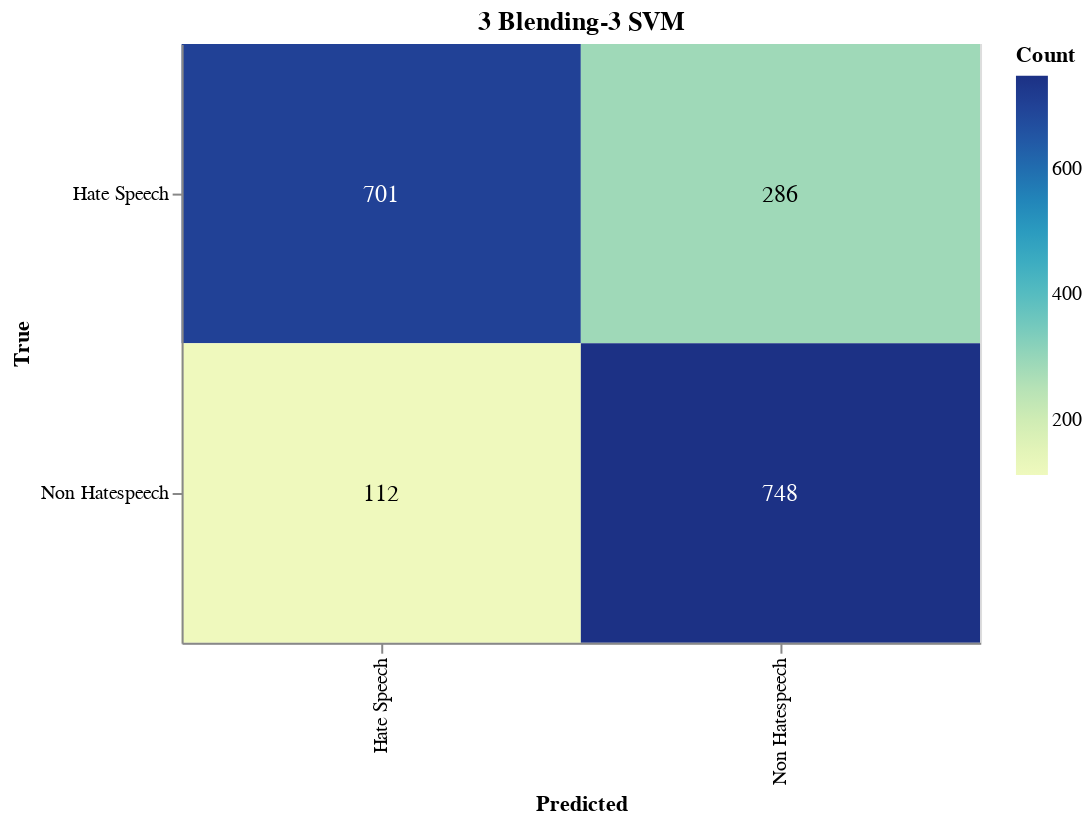

The code cell stored with this chart in its notebook:
### Markdown cell above
#### Save Confusion Matrix

### Code cell
import altair as alt
import pandas as pd
from sklearn.metrics import confusion_matrix

# Calculate the confusion matrix
cm = confusion_matrix(true_labels, adjusted_predictions)

# Define class names
class_names = ['Hate Speech', 'Non Hatespeech']

# Convert confusion matrix to DataFrame
cm_df = pd.DataFrame(cm, index=class_names, columns=class_names).reset_index().melt(id_vars='index')
cm_df.columns = ['True', 'Predicted', 'Count']

# Ensure the order of categories
cm_df['True'] = pd.Categorical(cm_df['True'], categories=class_names, ordered=True)
cm_df['Predicted'] = pd.Categorical(cm_df['Predicted'], categories=class_names, ordered=True)

# Create the Altair plot
heatmap = alt.Chart(cm_df).mark_rect().encode(
    x=alt.X('Predicted:O', sort=class_names),
    y=alt.Y('True:O', sort=class_names),
    color='Count:Q',
    tooltip=['True', 'Predicted', 'Count']
).properties(
    width=400,
    height=300,
    title='3 Blending-3 SVM'
)

# Add text labels
text = heatmap.mark_text(
    align='center',
    baseline='middle',
    fontSize=12
).encode(
    text='Count:Q',
    color=alt.condition(
        alt.datum.Count > cm.max() / 2,
        alt.value('white'),
        alt.value('black')
    )
)

# Combine heatmap and text
final_chart = heatmap + text

# Display the plot
final_chart.show()

### Figure 1 — Vega-Lite specification as saved in the notebook (floating-point values rounded to 4 significant figures)
{"config": {"view": {"continuousWidth": 300, "continuousHeight": 300}}, "layer": [{"mark": {"type": "rect"}, "encoding": {"color": {"field": "Count", "type": "quantitative"}, "tooltip": [{"field": "True", "type": "ordinal"}, {"field": "Predicted", "type": "ordinal"}, {"field": "Count", "type": "quantitative"}], "x": {"field": "Predicted", "sort": ["Hate Speech", "Non Hatespeech"], "type": "ordinal"}, "y": {"field": "True", "sort": ["Hate Speech", "Non Hatespeech"], "type": "ordinal"}}, "title": "3 Blending-3 SVM"}, {"mark": {"type": "text", "align": "center", "baseline": "middle", "fontSize": 12}, "encoding": {"color": {"condition": {"test": "(datum.Count > 374.0)", "value": "white"}, "value": "black"}, "text": {"field": "Count", "type": "quantitative"}, "tooltip": [{"field": "True", "type": "ordinal"}, {"field": "Predicted", "type": "ordinal"}, {"field": "Count", "type": "quantitative"}], "x": {"field": "Predicted", "sort": ["Hate Speech", "Non Hatespeech"], "type": "ordinal"}, "y": {"field": "True", "sort": ["Hate Speech", "Non Hatespeech"], "type": "ordinal"}}, "title": "3 Blending-3 SVM"}], "data": {"name": "data-19f93a6862e40dec324cc30fa8b86422"}, "height": 300, "width": 400, "$schema": "https://vega.github.io/schema/vega-lite/v5.17.0.json", "datasets": {"data-19f93a6862e40dec324cc30fa8b86422": [{"True": "Hate Speech", "Predicted": "Hate Speech", "Count": 701}, {"True": "Non Hatespeech", "Predicted": "Hate Speech", "Count": 112}, {"True": "Hate Speech", "Predicted": "Non Hatespeech", "Count": 286}, {"True": "Non Hatespeech", "Predicted": "Non Hatespeech", "Count": 748}]}}
